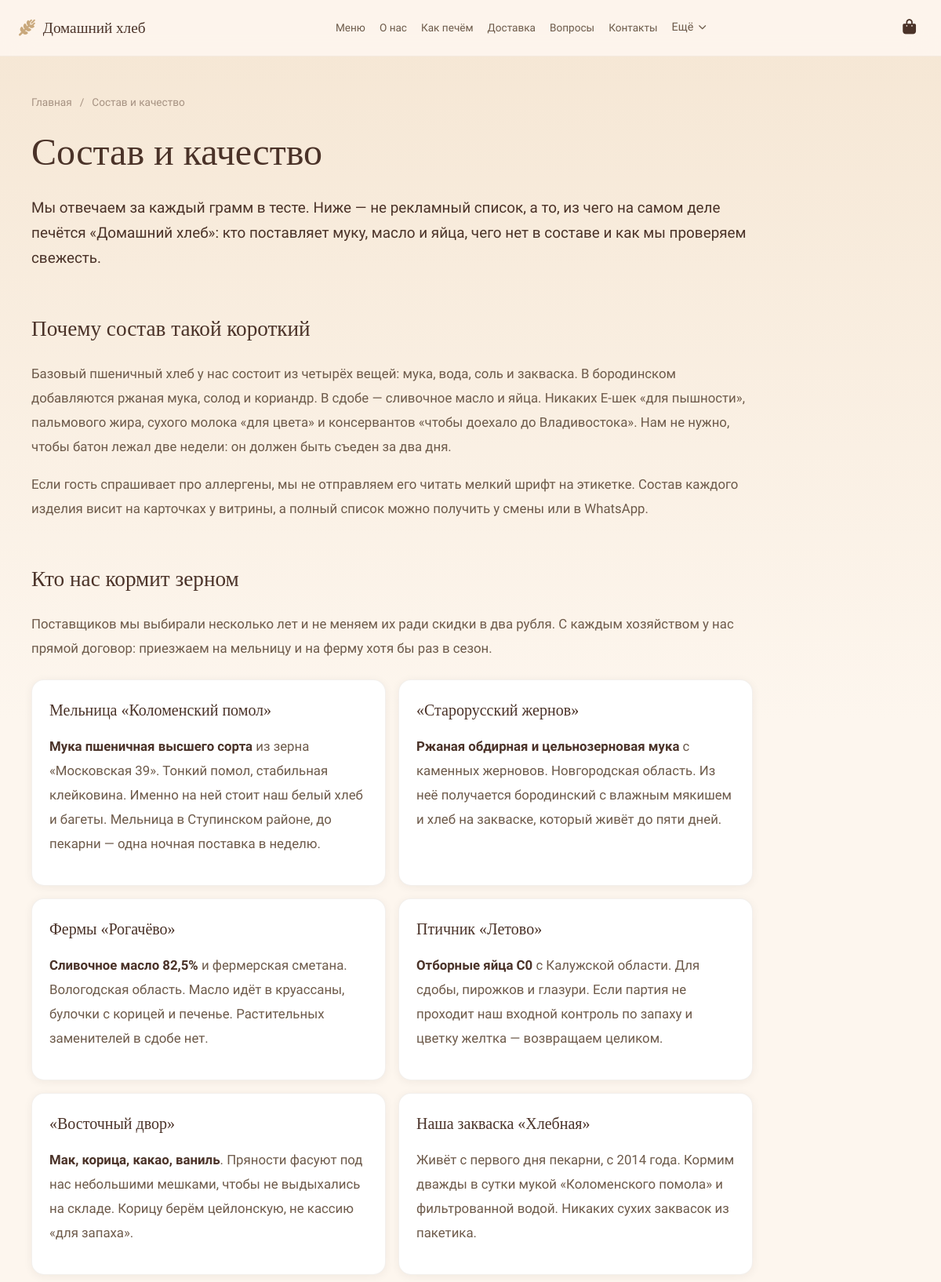
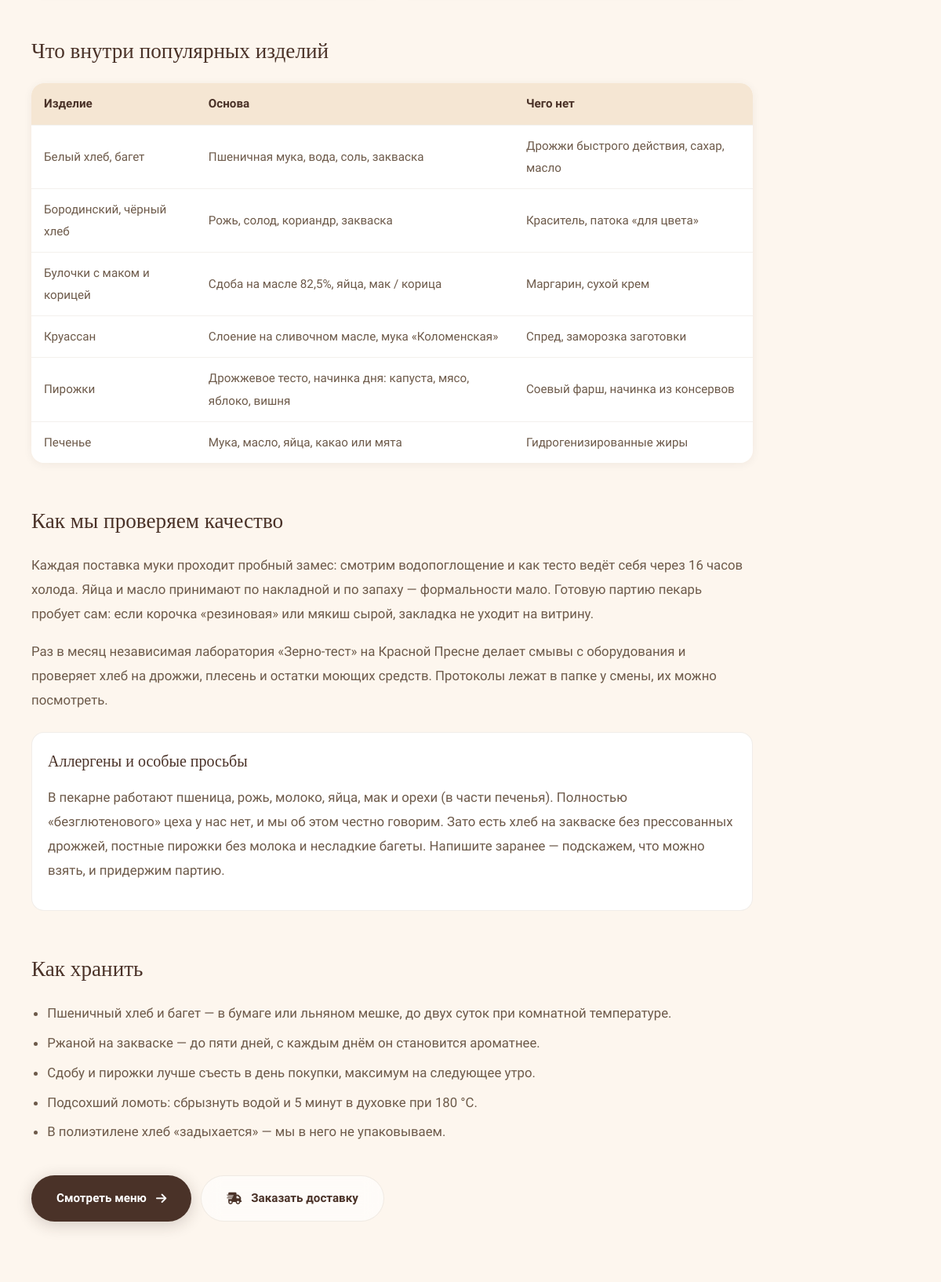
Page /page.php?slug=quality (upper part) on the committed database (2 pictures, top to bottom).
### tables this page shows
CREATE TABLE `settings` (
  `id` int(11) NOT NULL AUTO_INCREMENT,
  `setting_key` varchar(100) NOT NULL,
  `setting_value` text DEFAULT NULL,
  `setting_group` varchar(50) DEFAULT 'general',
  `created_at` timestamp NOT NULL DEFAULT current_timestamp(),
  `updated_at` timestamp NOT NULL DEFAULT current_timestamp() ON UPDATE current_timestamp(),
  PRIMARY KEY (`id`),
  UNIQUE KEY `setting_key` (`setting_key`)
);

CREATE TABLE `pages` (
  `id` int(11) NOT NULL AUTO_INCREMENT,
  `title` varchar(200) NOT NULL,
  `slug` varchar(200) NOT NULL,
  `content` longtext DEFAULT NULL,
  `meta_title` varchar(200) DEFAULT NULL,
  `meta_description` varchar(300) DEFAULT NULL,
  `is_visible` tinyint(1) DEFAULT 1,
  `sort_order` int(11) DEFAULT 0,
  `created_at` timestamp NOT NULL DEFAULT current_timestamp(),
  `updated_at` timestamp NOT NULL DEFAULT current_timestamp() ON UPDATE current_timestamp(),
  PRIMARY KEY (`id`),
  UNIQUE KEY `slug` (`slug`)
);

### admin/functions.php (called while the page is built, shortened)
<?php
require_once 'config.php';
function getSetting($key) {
    global $pdo;
    $stmt = $pdo->prepare("SELECT setting_value FROM settings WHERE setting_key = ?");
    $stmt->execute([$key]);
    $result = $stmt->fetch();
    return $result ? $result['setting_value'] : null;
}
function getPage($slug) {
    global $pdo;
    $stmt = $pdo->prepare("SELECT * FROM pages WHERE slug = ? AND is_visible = 1");
    $stmt->execute([$slug]);
    return $stmt->fetch();
}

### page.php (the view, shortened to what this page needs)
<?php
require_once 'admin/config.php';
require_once 'admin/functions.php';
$slug = $_GET['slug'] ?? '';
$page = getPage($slug);
$siteName = getSetting('site_name') ?? 'Домашний хлеб';
$pages = $pdo->query("SELECT * FROM pages WHERE is_visible = 1 ORDER BY sort_order ASC")->fetchAll();
?>
<!DOCTYPE html>
<html lang="ru">
<head>
    <link rel="stylesheet" href="css/styles.css">
    <link rel="stylesheet" href="https://cdnjs.cloudflare.com/ajax/libs/font-awesome/6.5.0/css/all.min.css">
</head>
<body>
    <div class="scroll-steam-layer" id="scrollSteamLayer" aria-hidden="true"></div>
    <div class="crumb-layer" id="crumbLayer" aria-hidden="true"></div>
    <nav class="nav" id="nav">
        <div class="nav-container">
            <a href="index.php" class="nav-logo">
                <i class="fas fa-wheat-awn"></i>
                <span><?= htmlspecialchars($siteName) ?></span>
            </a>
            <div class="nav-links" id="navLinks">
                <a href="index.php#menu" class="nav-link">Меню</a>
                <a href="index.php#about" class="nav-link">О нас</a>
                <a href="index.php#process" class="nav-link">Как печём</a>
                <a href="index.php#delivery-info" class="nav-link">Доставка</a>
                <a href="index.php#faq" class="nav-link">Вопросы</a>
                <a href="index.php#contacts" class="nav-link">Контакты</a>
                <?php if (count($pages) > 0): ?>
                    <div class="nav-dropdown">
                        <button type="button" class="nav-link nav-dropdown-btn" aria-expanded="false">
                            Ещё <i class="fas fa-chevron-down"></i>
                        </button>
                    </div>
                <?php endif; ?>
            </div>
            <div class="nav-actions">
                <a href="index.php#order" class="nav-cart" title="К заказу">
                    <i class="fas fa-bag-shopping"></i>
                </a>
            </div>
        </div>
    </nav>
    <section class="static-page">
        <div class="container">
            <nav class="breadcrumbs" aria-label="Хлебные крошки">
                <a href="index.php">Главная</a>
                <span>/</span>
                <span><?= htmlspecialchars($page['title']) ?></span>
            </nav>
            <h1 class="static-page-title"><?= htmlspecialchars($page['title']) ?></h1>
            <div class="static-page-content">
                <?php if (trim(strip_tags((string)$page['content'])) !== ''): ?>
                    <?= $page['content'] ?>
                <?php endif; ?>
            </div>
            <div class="static-page-cta">
                <a href="index.php#menu" class="btn btn-primary">
                    <span>Смотреть меню</span>
                    <i class="fas fa-arrow-right"></i>
                </a>
                <a href="index.php#order" class="btn btn-ghost">
                    <i class="fas fa-truck-fast"></i>
                    <span>Заказать доставку</span>
                </a>
            </div>
        </div>
    </section>
</body>
</html>

### rows in the picture
settings: setting_value "Домашний хлеб"
pages: title "Состав и качество", content "Мы отвечаем за каждый грамм в тесте. Ниже — не рекламный список, а то, из чего на самом деле печётся «Домашний хлеб»: кто поставляет муку, масло и яйца, чего нет в составе и как мы проверяем свежесть. Почему состав такой короткий Базовый пшеничный хлеб у нас состоит из четырёх вещей: мука, вода, соль и закваска. В бородинском добавляются ржаная мука, солод и кориандр. В сдобе — сливочное масло и яйца. Никаких Е-шек «для пышности», пальмового жира, сухого молока «для цвета» и консервантов «чтобы доехало до Владивостока». Нам не нужно, чтобы батон лежал две недели: он должен быть съеден за два дня. Если гость спрашивает про аллергены, мы не отправляем его читать мелкий шрифт на этикетке.…"
